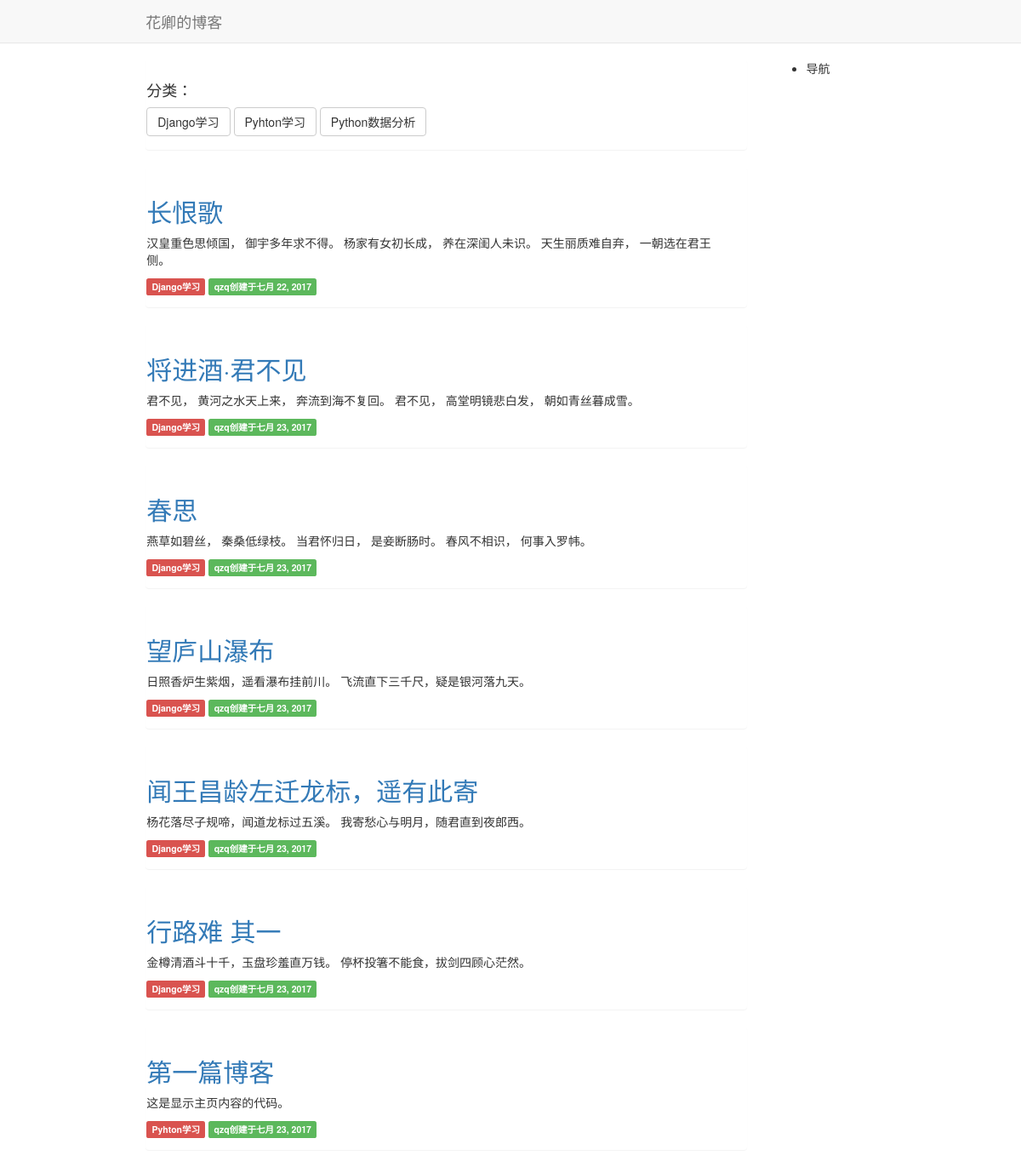
The page / on the database its author committed.
### myblog/models.py (models this page shows, shortened)
class Sort(models.Model):
    name=models.CharField(max_length=100)
    def __unicode__(self):
        return self.name

class Post(models.Model):
    title=models.CharField(max_length=50)
    body=models.TextField()
    created_time=models.DateTimeField(auto_now_add=True)
    modified_time=models.DateTimeField()
    summary=models.CharField(max_length=100,blank=True)
    sort=models.ForeignKey(Sort)
    tags=models.ManyToManyField(Tag,blank=True)
    author=models.ForeignKey(User)

### myblog/views.py (the view)
# urls.py: url(r'^$',views.index),
def index(request):
    posts=models.Post.objects.all()
    sorts=models.Sort.objects.all()
    return render(request,'index.html',context={'posts':posts,'sorts':sorts})

### templates/index.html
{% extends 'base.html' %}
{% block content %}
    <div class="container main">
        <div class="row">
            <div class="col-md-9 ">
            <div class="col-md-offset-2">
            <article class="post post-0">
                <div class="panel panel-body" style="padding-left: 0px;">
                <h4>分类：</h4>
                    {% for sort in sorts %}
                        <a class="btn btn-default" href="{% url 'sorts_url' sort.id %}"role="button">{{ sort.name }}</a>
                    {% endfor %}
                </div>
            </article>
            {% for post in posts %}
                <article class="post post-{{ post.id }}">
                    <div class="panel panel-body" style="padding-left: 0px;">
                        <div class="title">
                            <h2><a href="{% url 'post_url' post.id %}">{{ post.title }}</a></h2>
                        </div>
                        <div class="summary ">
                            <p>{{ post.summary }}</p>
                        </div>
                        <div class="sort" >
                            <span class="label label-danger" >{{ post.sort }}</span>
                            <span class="label label-success">{{ post.author }}创建于{{ post.created_time|date }}</span>
                        </div>
                    </div>
                </article>
            {% endfor %}
            </div>
            </div>
            <div class="col-md-3" role="complementary">
                <ul >
                <li>导航</li>
                </ul>
            </div>
        </div>
    </div>
{% endblock %}

### templates/base.html (shortened to what this page needs)
{% load static %}
<!DOCTYPE html>
<html lang="en">
<head>
    <link rel="stylesheet" href="{% static 'bootstrap/css/bootstrap.min.css' %}">
</head>
<body style="padding-top: 70px;" >
{% include 'header.html' %}
{% block content %}{% endblock %}
</body>
</html>

### templates/header.html
<div class="header">
<nav class="navbar navbar-default navbar-fixed-top">
    <div class="container ">
        <div class="row">
            <div class="col-md-9">
        <div class="navbar-header col-md-offset-2">
                <a class="navbar-brand" href="/" >花卿的博客</a>
        </div>
            </div>
        </div>
    </div>
</nav>
</div>

### rows shown on the page
Sort: name "Django学习"
Sort: name "Pyhton学习"
Sort: name "Python数据分析"
Post: title "长恨歌", summary "汉皇重色思倾国， 御宇多年求不得。 杨家有女初长成， 养在深闺人未识。 天生丽质难自弃， 一朝选在君王侧。", sort "Django学习", author "qzq", created_time "七月 22, 2017"
Post: title "将进酒·君不见", summary "君不见， 黄河之水天上来， 奔流到海不复回。 君不见， 高堂明镜悲白发， 朝如青丝暮成雪。", sort "Django学习", author "qzq", created_time "七月 23, 2017"
Post: title "春思", summary "燕草如碧丝， 秦桑低绿枝。 当君怀归日， 是妾断肠时。 春风不相识， 何事入罗帏。", sort "Django学习", author "qzq", created_time "七月 23, 2017"
Post: title "望庐山瀑布", summary "日照香炉生紫烟，遥看瀑布挂前川。 飞流直下三千尺，疑是银河落九天。", sort "Django学习", author "qzq", created_time "七月 23, 2017"
Post: title "闻王昌龄左迁龙标，遥有此寄", summary "杨花落尽子规啼，闻道龙标过五溪。 我寄愁心与明月，随君直到夜郎西。", sort "Django学习", author "qzq", created_time "七月 23, 2017"
Post: title "行路难 其一", summary "金樽清酒斗十千，玉盘珍羞直万钱。 停杯投箸不能食，拔剑四顾心茫然。", sort "Django学习", author "qzq", created_time "七月 23, 2017"
Post: title "第一篇博客", summary "这是显示主页内容的代码。", sort "Pyhton学习", author "qzq", created_time "七月 23, 2017"
